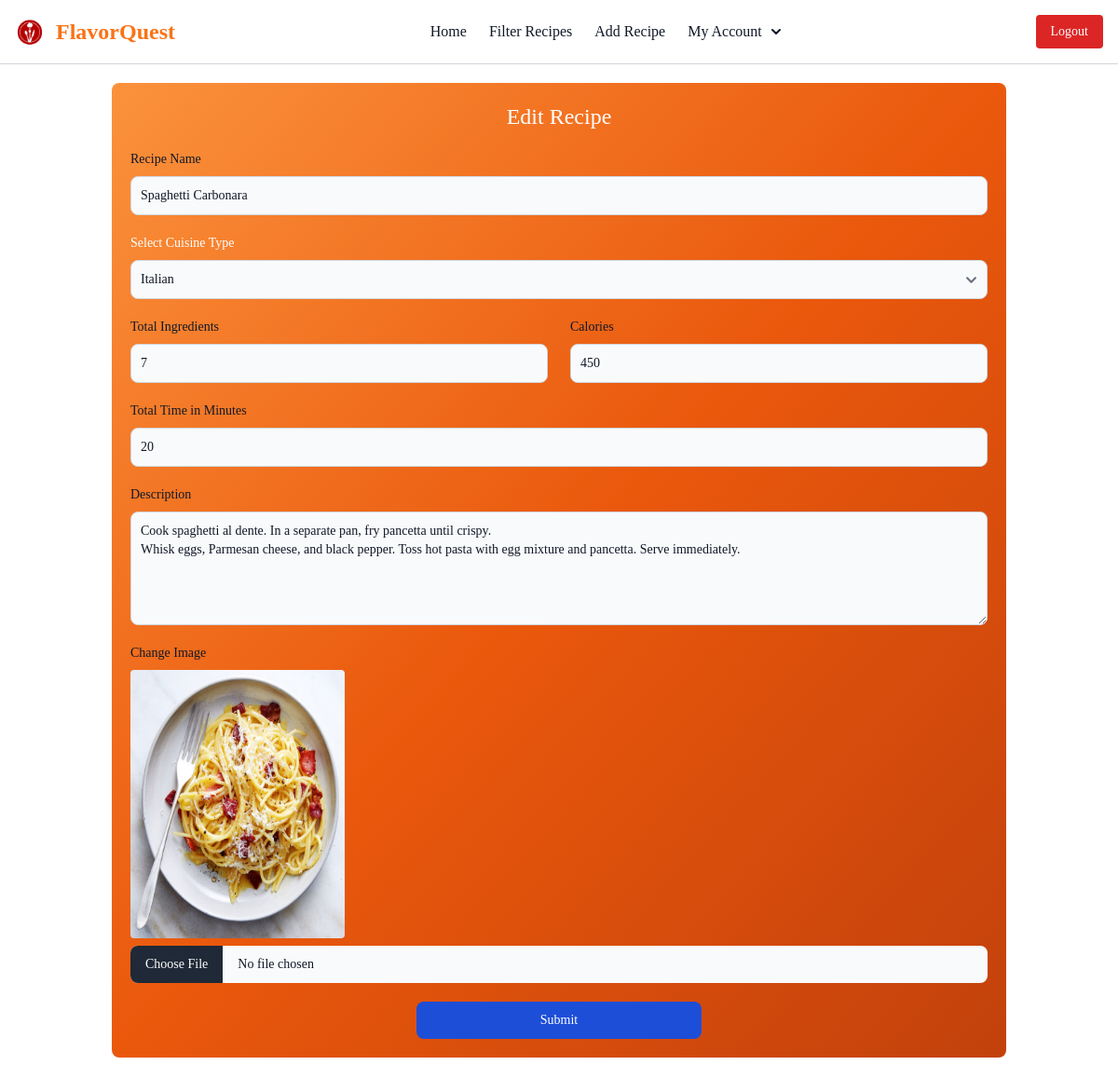
Page /recipe/edit/240cc77737da458b9a1d34c493334b19 (signed in) on the committed database.
### recipe/models.py (models this page shows, shortened)
class Recipe(BaseModel):
    user = models.ForeignKey(User, on_delete=models.CASCADE, related_name='user')
    name = models.CharField(max_length=50)
    calories = models.IntegerField()
    total_time_in_minutes = models.IntegerField()
    total_ingredients = models.IntegerField()
    description = models.TextField()
    image = models.ImageField(upload_to='recipe_images', max_length=250, null=True, default=None)
    cuisine = models.ForeignKey(Cuisine, on_delete=models.CASCADE, related_name='cuisine')
    class Meta:
        db_table = 'Recipe'
        verbose_name = 'Recipe'
        verbose_name_plural = 'Recipes'

### recipe/views.py (the view, shortened to what this page needs)
# urls.py: path('edit/<pk>', views.edit_recipe, name='edit_recipe'),
@login_required
def edit_recipe(request, pk):
    try:
        recipe = Recipe.objects.get(pk=pk)
        return render(request, 'recipe/edit.html', {
            'data': False,
            'title': 'Add Recipe',
            'cuisines': Cuisine.objects.all(),
            'recipe': recipe
        })
    except:
        return redirect('home')

### recipe/models.py (called while the page is built)
    def __str__(self):
        return self.name

### templates/recipe/edit.html (shortened to what this page needs)
{% extends 'layout/layout.html' %}
{% block content %}
<div class="bg-gradient-to-br from-orange-400 via-orange-600 to-orange-700 w-4/5 mx-auto mt-5 rounded-lg p-5 my-5">
    <h1 class="text-white text-2xl text-center">Edit Recipe</h1>
    {% if recipe.user != request.user  %}
        <p class="mt-2 text-center text-white">This is not your recipe. You cannot edit it.</p>
    {% else %}
        <form method="post" class="mt-5 space-y-5" enctype="multipart/form-data">
            <div class="mb-6">
                <label for="name" class="block mb-2 text-sm font-medium text-gray-900 dark:text-white">Recipe Name</label>
                <input type="text" name="name" id="name" class="bg-gray-50 border border-gray-300 text-gray-900 text-sm rounded-lg block w-full p-2.5" placeholder="e.g Biryani" value="{% if data %}{{ name }}{% else %}{{ recipe.name }}{% endif %}" required />
            </div>
            <div>
                <label for="cuisine" class="block mb-2 text-sm font-medium text-white">Select Cuisine Type</label>
                <select id="cuisine" name="cuisine" class="bg-gray-50 border border-gray-300 text-gray-900 text-sm rounded-lg focus:ring-blue-500 focus:border-blue-500 block w-full p-2.5" required>
                    {% if not data %}
                        {% for cuisine in cuisines %}
                            {% if recipe.cuisine != cuisine %}
                                <option value="{{ cuisine }}">{{ cuisine }}</option>
                            {% else %}
                                <option value="{{ cuisine }}" selected>{{ cuisine }}</option>
                            {% endif %}
                        {% endfor %}
                    {% endif %}
                </select>
            </div>
            <div class="grid gap-6 mb-6 md:grid-cols-2">
                <div>
                    <label for="ingredients" class="block mb-2 text-sm font-medium text-gray-900 dark:text-white">Total Ingredients</label>
                    <input type="number" name="total_ingredients" id="first_name" class="bg-gray-50 border border-gray-300 text-gray-900 text-sm rounded-lg focus:ring-blue-500 focus:border-blue-500 block w-full p-2.5" placeholder="e.g 5" value="{% if data %}{{ total_ingredients }}{% else %}{{ recipe.total_ingredients }}{% endif %}" required />
                </div>
                <div>
                    <label for="calories" class="block mb-2 text-sm font-medium text-gray-900 dark:text-white">Calories</label>
                    <input type="number" name="calories" id="calories" class="bg-gray-50 border border-gray-300 text-gray-900 text-sm rounded-lg block w-full p-2.5" placeholder="e.g 500" value="{% if data %}{{ calories }}{% else %}{{ recipe.calories }}{% endif %}" required />
                </div>
            </div>
            <div class="mb-6">
                <label for="total_time" class="block mb-2 text-sm font-medium text-gray-900 dark:text-white">Total Time in Minutes</label>
                <input type="number" name="total_time" id="confirm_password" class="bg-gray-50 border border-gray-300 text-gray-900 text-sm rounded-lg block w-full p-2.5" placeholder="e.g 50" value="{% if data %}{{ total_time }}{% else %}{{ recipe.total_time_in_minutes }}{% endif %}" required />
            </div>
            <div class="mb-6">
                <label for="description" class="block mb-2 text-sm font-medium text-gray-900 dark:text-white">Description</label>
                <textarea name="description" id="description" class="bg-gray-50 border border-gray-300 text-gray-900 text-sm rounded-lg block w-full p-2.5" rows="5" placeholder="e.g Boil rice, add color" required>{% if data %}{{ description }}{% else %}{{ recipe.description }}{% endif %}</textarea>
            </div>
            <div>
                <label class="block mb-2 text-sm font-medium text-gray-900 dark:text-white" for="image">Change Image</label>
                <img src="/media/{{ recipe.image }}" alt="Recipe Image" class="md:w-1/4 sm:w-1/2 w-full md:h-72 h-56 mb-2 rounded">
                <input class="block w-full text-sm text-gray-900 rounded-lg cursor-pointer bg-gray-50" aria-describedby="file_input_help" id="image" type="file" name="image">
            </div>
            <button type="submit" class="text-white bg-blue-700 hover:bg-blue-800 focus:ring-4 focus:outline-none font-medium rounded-lg text-sm w-full sm:w-1/3 block mx-auto px-5 py-2.5 text-center">Submit</button>
        </form>
    {% endif %}
</div>
{% endblock %}

### rows in the picture
Recipe: name "Spaghetti Carbonara", total_ingredients "7", calories "450", total_time "20", description "Cook spaghetti al dente. In a separate pan, fry pancetta until crispy. Whisk eggs, Parmesan cheese, and black pepper. Toss hot pasta with egg mixture and pancetta. Serve immediately.", image (picture)

### other values in the picture
form field cuisine "Italian"
